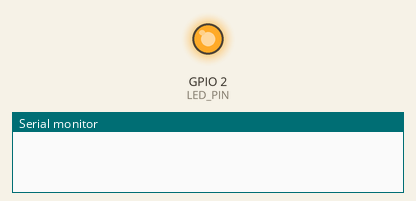
This program was run on a simulated ESP32. Shown: output pins drawn as LEDs (lit = HIGH), the last lines printed to the serial monitor. A WiFi scan finds three made-up networks.

Above: at 0.1 s.
At 3.9 s:
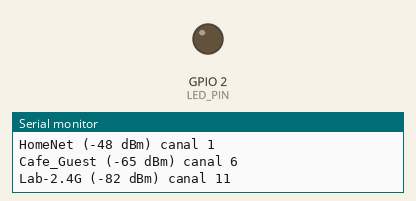
Timing chart, 0 to 10.0 s (numbered marks = the images above):
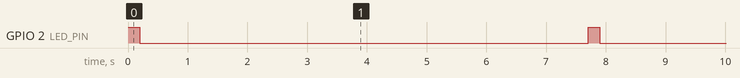

Measured:
- by itself, GPIO 2 (LED_PIN): alternates HIGH for 0.20 s and LOW for 7.5 s

The program:

main.cpp
```cpp
#include <Arduino.h>
#include <WiFi.h>

// LED azul embutido na placa DOIT ESP32 DevKit v1
const int LED_PIN = 2;

void setup() {
  Serial.begin(115200);
  WiFi.mode(WIFI_STA);
  WiFi.disconnect();
  pinMode(LED_PIN, OUTPUT);
}

void loop() {
  digitalWrite(LED_PIN, HIGH);
  delay(200);
  digitalWrite(LED_PIN, LOW);
  delay(500);

  int n = WiFi.scanNetworks();
  for (int i = 0; i < n; i++) {
    Serial.printf("%s (%d dBm) canal %d\n\r", WiFi.SSID(i).c_str(), WiFi.RSSI(i), WiFi.channel(i));
  }
  delay(5000);
}
```
